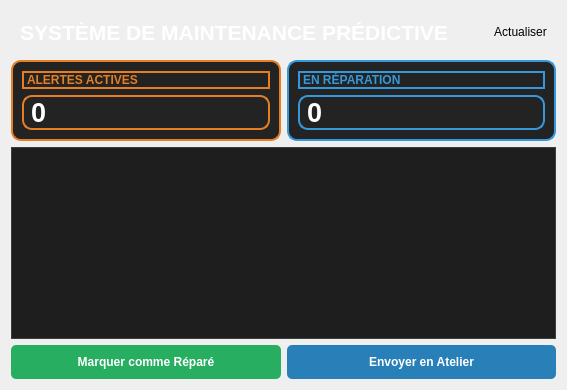
              <widget class="QWidget" name="tab_maintenance">
               <attribute name="title">
                <string>Maintenance</string>
               </attribute>
               <layout class="QVBoxLayout" name="v_ma">
                <item>
                 <widget class="QFrame" name="f_ma_header">
                  <property name="styleSheet">
                   <string>border: none;</string>
                  </property>
                  <layout class="QHBoxLayout" name="h_ma_header">
                   <item>
                    <widget class="QLabel" name="lbl_ma_title">
                     <property name="styleSheet">
                      <string>color: white; font-size: 16pt; font-weight: bold;</string>
                     </property>
                     <property name="text">
                      <string>SYSTÈME DE MAINTENANCE PRÉDICTIVE</string>
                     </property>
                    </widget>
                   </item>
                   <item>
                    <spacer name="s_ma">
                     <property name="orientation">
                      <enum>Qt::Orientation::Horizontal</enum>
                     </property>
                     <property name="sizeHint" stdset="0">
                      <size>
                       <width>40</width>
                       <height>20</height>
                      </size>
                     </property>
                    </spacer>
                   </item>
                   <item>
                    <widget class="QPushButton" name="btnRefreshMaintenance">
                     <property name="text">
                      <string>Actualiser</string>
                     </property>
                    </widget>
                   </item>
                  </layout>
                 </widget>
                </item>
                <item>
                 <layout class="QHBoxLayout" name="h_ma_kpi">
                  <item>
                   <widget class="QFrame" name="f_ma_alert">
                    <property name="styleSheet">
                     <string>background-color: #232323; border: 2px solid #e67e22; border-radius: 10px;</string>
                    </property>
                    <layout class="QVBoxLayout" name="v_ma_k1">
                     <item>
                      <widget class="QLabel" name="l_ma_k1">
                       <property name="styleSheet">
                        <string>color: #e67e22; font-weight: bold;</string>
                       </property>
                       <property name="text">
                        <string>ALERTES ACTIVES</string>
                       </property>
                      </widget>
                     </item>
                     <item>
                      <widget class="QLabel" name="lbl_ma_alert_count">
                       <property name="styleSheet">
                        <string>color: white; font-size: 20pt; font-weight: bold;</string>
                       </property>
                       <property name="text">
                        <string>0</string>
                       </property>
                      </widget>
                     </item>
                    </layout>
                   </widget>
                  </item>
                  <item>
                   <widget class="QFrame" name="f_ma_ongoing">
                    <property name="styleSheet">
                     <string>background-color: #232323; border: 2px solid #3498db; border-radius: 10px;</string>
                    </property>
                    <layout class="QVBoxLayout" name="v_ma_k2">
                     <item>
                      <widget class="QLabel" name="l_ma_k2">
                       <property name="styleSheet">
                        <string>color: #3498db; font-weight: bold;</string>
                       </property>
                       <property name="text">
                        <string>EN RÉPARATION</string>
                       </property>
                      </widget>
                     </item>
                     <item>
                      <widget class="QLabel" name="lbl_ma_ongoing_count">
                       <property name="styleSheet">
                        <string>color: white; font-size: 20pt; font-weight: bold;</string>
                       </property>
                       <property name="text">
                        <string>0</string>
                       </property>
                      </widget>
                     </item>
                    </layout>
                   </widget>
                  </item>
                 </layout>
                </item>
                <item>
                 <widget class="QTableWidget" name="tableMaintenance">
                  <property name="styleSheet">
                   <string>QTableWidget { background-color: #1e1e1e; color: white; gridline-color: #3d3d3d; border: 1px solid #3d3d3d; selection-background-color: #c0392b; } QHeaderView::section { background-color: #ecf0f1; color: white; padding: 5px; border: 1px solid #3d3d3d; }</string>
                  </property>
                 </widget>
                </item>
                <item>
                 <layout class="QHBoxLayout" name="h_ma_actions">
                  <item>
                   <widget class="QPushButton" name="btnMaRepair">
                    <property name="styleSheet">
                     <string>background-color: #27ae60; color: white; font-weight: bold; padding: 10px; border-radius: 5px;</string>
                    </property>
                    <property name="text">
                     <string>Marquer comme Réparé</string>
                    </property>
                   </widget>
                  </item>
                  <item>
                   <widget class="QPushButton" name="btnMaWorkshop">
                    <property name="styleSheet">
                     <string>background-color: #2980b9; color: white; font-weight: bold; padding: 10px; border-radius: 5px;</string>
                    </property>
                    <property name="text">
                     <string>Envoyer en Atelier</string>
                    </property>
                   </widget>
                  </item>
                 </layout>
                </item>
               </layout>
              </widget>
